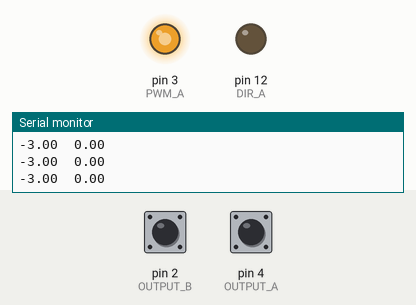
Bench run of a sketch on a simulated Arduino Uno, built with avr-gcc and run on an emulated ATmega328P. Parts: output pins drawn as LEDs (lit = HIGH), the last lines printed to the serial monitor. The test bench sets the inputs (shaded band); at power-on: pin 2 (OUTPUT_B) HIGH, pin 4 (OUTPUT_A) HIGH. Random numbers use the default seed unless the sketch sets one.

Above: at 1.2 s.
1.3 s: pin 2 (OUTPUT_B) pulled LOW for 0.15 s
At 2.73 s:
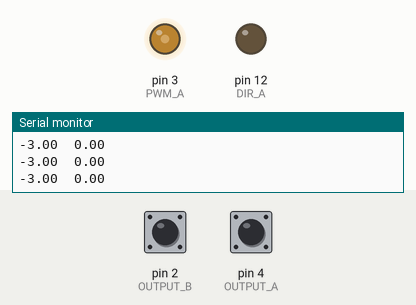
4.4 s: pin 2 (OUTPUT_B) pulled LOW for 1 s
At 15.7 s:
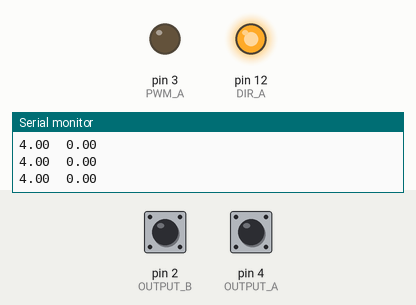
Timing chart, 0 to 17.2 s (numbered marks = the images above; inputs shaded):
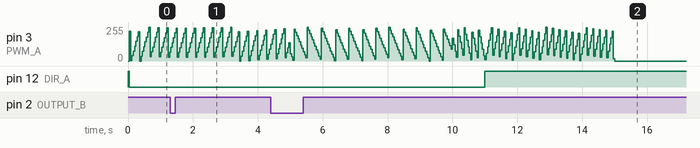

The sketch:

dc_pid_speed_control.ino
```cpp
#define DIR_A 12
#define PWM_A 3

#define OUTPUT_A  4
#define OUTPUT_B  2

// pulses per revolution
#define PPR   240

#define Kp  12.0
#define Kd  2.5
#define Ki  0.1

volatile long encoderPosition = 0;
long lastEncoderPosition = 0;

// reference speed in RPS
float ref_w = -3.0;

// measured speed in RPS
float est_w = .0;
float last_w = .0;
float accel = .0;
float error_acc = .0;
float last_error = .0;

int dir = HIGH;
float pwm = .0;

void setup() {
  pinMode(DIR_A, OUTPUT);
  pinMode(PWM_A, OUTPUT);

  pinMode(OUTPUT_A, INPUT_PULLUP);
  pinMode(OUTPUT_B, INPUT_PULLUP);

  attachInterrupt(digitalPinToInterrupt(OUTPUT_A), aHandler, RISING);
  attachInterrupt(digitalPinToInterrupt(OUTPUT_B), bHandler, RISING);

  Serial.begin(115200);

  analogWrite(PWM_A, int(pwm));
  digitalWrite(DIR_A, dir);
}

unsigned long lastEncoderUpdateTime = 0;

void measure(unsigned long dt) {
  unsigned long now = millis();
  if (now - lastEncoderUpdateTime >= dt) {
    est_w = 1000.0 * (encoderPosition - lastEncoderPosition) / PPR / (now - lastEncoderUpdateTime);
    accel = 1000.0 * (est_w - last_w) / (now - lastEncoderUpdateTime);
    last_w = est_w;

    lastEncoderUpdateTime = now;
    lastEncoderPosition = encoderPosition;
  }
}

float getControl(unsigned long dt) {
  float error = ref_w - est_w;
  error_acc += error * dt / 1000;

  float u = Kp * error + 1000.0 * Kd * (error - last_error) / dt + Ki * error_acc;
  last_error = error;
  return u;
}

unsigned long lastControlUpdateTime = 0;

void applyControl(unsigned long dt) {
  if (millis() - lastControlUpdateTime >= dt) {
    float u = getControl(dt);
    pwm += u;
    analogWrite(PWM_A, abs(int(pwm)));

    if (pwm > 0) {
      digitalWrite(DIR_A, HIGH);
    } else {
      digitalWrite(DIR_A, LOW);
    }

    lastControlUpdateTime = millis();
  }

}

unsigned long lastLogTime = 0;

void logState(unsigned long dt) {
  unsigned long now = millis();
  if (now - lastLogTime >= dt) {

    Serial.print(ref_w);
    Serial.print('\t');
    Serial.println(est_w);
//    Serial.print('\t');
//    Serial.println(accel);

    lastLogTime = now;
  }
}

unsigned long lastRandomizedTime = 0;

void randomizeRef(unsigned long dt) {
  unsigned long now = millis();
  if (now - lastRandomizedTime >= dt) {
    ref_w = random(-5, 5);
    error_acc = .0;
    lastRandomizedTime = now;
  }
}


void loop() {
  if (millis() > 15 * 1000) {
    analogWrite(PWM_A, 0);
    return;
  }

  randomizeRef(5000);

  logState(50);
  measure(25);

//  return;
  applyControl(40);

}

void aHandler() {
  if (digitalRead(OUTPUT_B) == LOW) {
    encoderPosition++;
  } else {
    encoderPosition--;
  }
}

void bHandler() {
  if (digitalRead(OUTPUT_A) == LOW) {
    encoderPosition--;
  } else {
    encoderPosition++;
  }
}
```
